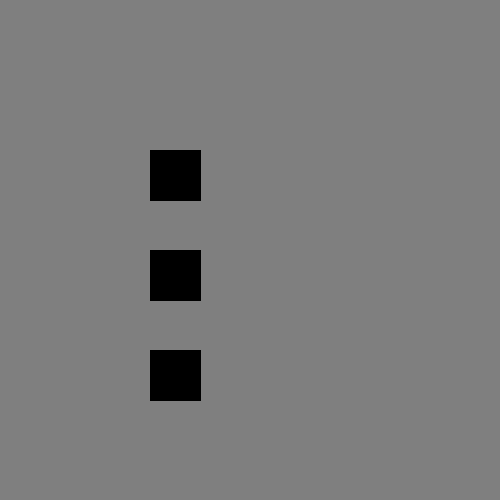
Frame 1 (no input)
Frame 60 (the mouse pressed at the canvas centre just before this capture): identical to frame 1, image omitted
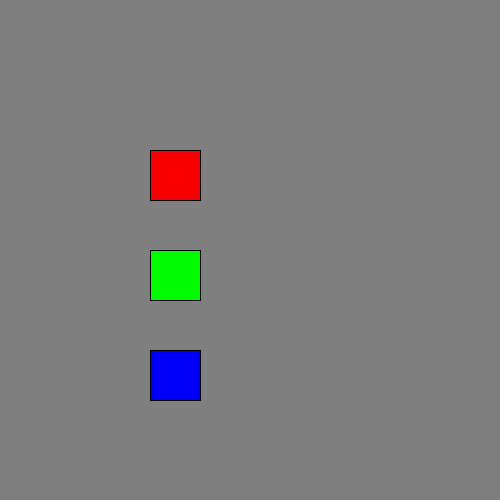
Frame 120 (the mouse held since frame 60 and released just before this capture)

The Processing sketch that drew these frames (run headless with seeded random() and noise(); from frame 60 on, the mouse is pressed at the canvas centre):

// Processing sketch: valoresRGB
// ── valoresRGB.pde
void setup() {
  size(500, 500);
  //RGB:
  background(127);
}
void draw() {
  fill(mouseX, 0, 0);
  rect(150, 150, 50, 50);
  fill(0, mouseX, 0);
  rect(150, 250, 50, 50);
  fill(0, 0, mouseX);
  rect(150, 350, 50, 50);
}
